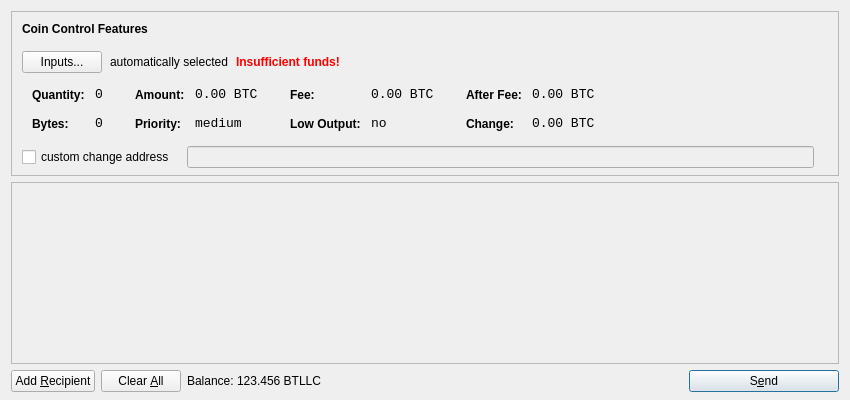
<?xml version="1.0" encoding="UTF-8"?>
<ui version="4.0">
 <class>SendCoinsDialog</class>
 <widget class="QDialog" name="SendCoinsDialog">
  <property name="geometry">
   <rect>
    <x>0</x>
    <y>0</y>
    <width>850</width>
    <height>400</height>
   </rect>
  </property>
  <property name="windowTitle">
   <string>Send Coins</string>
  </property>
  <layout class="QVBoxLayout" name="verticalLayout" stretch="0,1,0">
   <property name="bottomMargin">
    <number>8</number>
   </property>
   <item>
    <widget class="QFrame" name="frameCoinControl">
     <property name="sizePolicy">
      <sizepolicy hsizetype="Expanding" vsizetype="Expanding">
       <horstretch>0</horstretch>
       <verstretch>0</verstretch>
      </sizepolicy>
     </property>
     <property name="maximumSize">
      <size>
       <width>16777215</width>
       <height>16777215</height>
      </size>
     </property>
     <property name="frameShape">
      <enum>QFrame::StyledPanel</enum>
     </property>
     <property name="frameShadow">
      <enum>QFrame::Sunken</enum>
     </property>
     <layout class="QVBoxLayout" name="verticalLayoutCoinControl2">
      <property name="spacing">
       <number>-1</number>
      </property>
      <property name="leftMargin">
       <number>0</number>
      </property>
      <property name="topMargin">
       <number>0</number>
      </property>
      <property name="rightMargin">
       <number>0</number>
      </property>
      <property name="bottomMargin">
       <number>6</number>
      </property>
      <item>
       <layout class="QVBoxLayout" name="verticalLayoutCoinControl" stretch="0,0,0,0,1">
        <property name="spacing">
         <number>0</number>
        </property>
        <property name="leftMargin">
         <number>10</number>
        </property>
        <property name="topMargin">
         <number>10</number>
        </property>
        <item>
         <layout class="QHBoxLayout" name="horizontalLayoutCoinControl1">
          <property name="bottomMargin">
           <number>15</number>
          </property>
          <item>
           <widget class="QLabel" name="labelCoinControlFeatures">
            <property name="sizePolicy">
             <sizepolicy hsizetype="Preferred" vsizetype="Maximum">
              <horstretch>0</horstretch>
              <verstretch>0</verstretch>
             </sizepolicy>
            </property>
            <property name="font">
             <font>
              <weight>75</weight>
              <bold>true</bold>
             </font>
            </property>
            <property name="styleSheet">
             <string notr="true">font-weight:bold;</string>
            </property>
            <property name="text">
             <string>Coin Control Features</string>
            </property>
           </widget>
          </item>
         </layout>
        </item>
        <item>
         <layout class="QHBoxLayout" name="horizontalLayoutCoinControl2" stretch="0,0,0,0">
          <property name="spacing">
           <number>8</number>
          </property>
          <property name="bottomMargin">
           <number>10</number>
          </property>
          <item>
           <widget class="QPushButton" name="pushButtonCoinControl">
            <property name="styleSheet">
             <string notr="true"/>
            </property>
            <property name="text">
             <string>Inputs...</string>
            </property>
           </widget>
          </item>
          <item>
           <widget class="QLabel" name="labelCoinControlAutomaticallySelected">
            <property name="text">
             <string>automatically selected</string>
            </property>
            <property name="margin">
             <number>5</number>
            </property>
           </widget>
          </item>
          <item>
           <widget class="QLabel" name="labelCoinControlInsuffFunds">
            <property name="font">
             <font>
              <weight>75</weight>
              <bold>true</bold>
             </font>
            </property>
            <property name="styleSheet">
             <string notr="true">color:red;font-weight:bold;</string>
            </property>
            <property name="text">
             <string>Insufficient funds!</string>
            </property>
            <property name="margin">
             <number>5</number>
            </property>
           </widget>
          </item>
          <item>
           <spacer name="horizontalSpacerCoinControl">
            <property name="orientation">
             <enum>Qt::Horizontal</enum>
            </property>
            <property name="sizeHint" stdset="0">
             <size>
              <width>40</width>
              <height>1</height>
             </size>
            </property>
           </spacer>
          </item>
         </layout>
        </item>
        <item>
         <widget class="QWidget" name="widgetCoinControl" native="true">
          <property name="sizePolicy">
           <sizepolicy hsizetype="Preferred" vsizetype="Preferred">
            <horstretch>0</horstretch>
            <verstretch>0</verstretch>
           </sizepolicy>
          </property>
          <property name="minimumSize">
           <size>
            <width>0</width>
            <height>0</height>
           </size>
          </property>
          <property name="styleSheet">
           <string notr="true"/>
          </property>
          <layout class="QHBoxLayout" name="horizontalLayoutCoinControl5">
           <property name="margin">
            <number>0</number>
           </property>
           <item>
            <layout class="QHBoxLayout" name="horizontalLayoutCoinControl3" stretch="0,0,0,1">
             <property name="spacing">
              <number>20</number>
             </property>
             <property name="topMargin">
              <number>0</number>
             </property>
             <property name="bottomMargin">
              <number>10</number>
             </property>
             <item>
              <layout class="QFormLayout" name="formLayoutCoinControl1">
               <property name="horizontalSpacing">
                <number>10</number>
               </property>
               <property name="verticalSpacing">
                <number>14</number>
               </property>
               <property name="leftMargin">
                <number>10</number>
               </property>
               <property name="topMargin">
                <number>4</number>
               </property>
               <property name="rightMargin">
                <number>6</number>
               </property>
               <item row="0" column="0">
                <widget class="QLabel" name="labelCoinControlQuantityText">
                 <property name="styleSheet">
                  <string notr="true">font-weight:bold;</string>
                 </property>
                 <property name="text">
                  <string>Quantity:</string>
                 </property>
                 <property name="margin">
                  <number>0</number>
                 </property>
                </widget>
               </item>
               <item row="0" column="1">
                <widget class="QLabel" name="labelCoinControlQuantity">
                 <property name="font">
                  <font>
                   <family>Monospace</family>
                   <pointsize>10</pointsize>
                  </font>
                 </property>
                 <property name="cursor">
                  <cursorShape>IBeamCursor</cursorShape>
                 </property>
                 <property name="contextMenuPolicy">
                  <enum>Qt::ActionsContextMenu</enum>
                 </property>
                 <property name="text">
                  <string notr="true">0</string>
                 </property>
                 <property name="margin">
                  <number>0</number>
                 </property>
                 <property name="textInteractionFlags">
                  <set>Qt::LinksAccessibleByMouse|Qt::TextSelectableByKeyboard|Qt::TextSelectableByMouse</set>
                 </property>
                </widget>
               </item>
               <item row="1" column="0">
                <widget class="QLabel" name="labelCoinControlBytesText">
                 <property name="styleSheet">
                  <string notr="true">font-weight:bold;</string>
                 </property>
                 <property name="text">
                  <string>Bytes:</string>
                 </property>
                </widget>
               </item>
               <item row="1" column="1">
                <widget class="QLabel" name="labelCoinControlBytes">
                 <property name="font">
                  <font>
                   <family>Monospace</family>
                   <pointsize>10</pointsize>
                  </font>
                 </property>
                 <property name="cursor">
                  <cursorShape>IBeamCursor</cursorShape>
                 </property>
                 <property name="contextMenuPolicy">
                  <enum>Qt::ActionsContextMenu</enum>
                 </property>
                 <property name="text">
                  <string notr="true">0</string>
                 </property>
                 <property name="textInteractionFlags">
                  <set>Qt::LinksAccessibleByMouse|Qt::TextSelectableByKeyboard|Qt::TextSelectableByMouse</set>
                 </property>
                </widget>
               </item>
              </layout>
             </item>
             <item>
              <layout class="QFormLayout" name="formLayoutCoinControl2">
               <property name="horizontalSpacing">
                <number>10</number>
               </property>
               <property name="verticalSpacing">
                <number>14</number>
               </property>
               <property name="leftMargin">
                <number>6</number>
               </property>
               <property name="topMargin">
                <number>4</number>
               </property>
               <property name="rightMargin">
                <number>6</number>
               </property>
               <item row="0" column="0">
                <widget class="QLabel" name="labelCoinControlAmountText">
                 <property name="styleSheet">
                  <string notr="true">font-weight:bold;</string>
                 </property>
                 <property name="text">
                  <string>Amount:</string>
                 </property>
                 <property name="margin">
                  <number>0</number>
                 </property>
                </widget>
               </item>
               <item row="0" column="1">
                <widget class="QLabel" name="labelCoinControlAmount">
                 <property name="font">
                  <font>
                   <family>Monospace</family>
                   <pointsize>10</pointsize>
                  </font>
                 </property>
                 <property name="cursor">
                  <cursorShape>IBeamCursor</cursorShape>
                 </property>
                 <property name="contextMenuPolicy">
                  <enum>Qt::ActionsContextMenu</enum>
                 </property>
                 <property name="text">
                  <string notr="true">0.00 BTC</string>
                 </property>
                 <property name="textInteractionFlags">
                  <set>Qt::LinksAccessibleByMouse|Qt::TextSelectableByKeyboard|Qt::TextSelectableByMouse</set>
                 </property>
                </widget>
               </item>
               <item row="1" column="0">
                <widget class="QLabel" name="labelCoinControlPriorityText">
                 <property name="styleSheet">
                  <string notr="true">font-weight:bold;</string>
                 </property>
                 <property name="text">
                  <string>Priority:</string>
                 </property>
                </widget>
               </item>
               <item row="1" column="1">
                <widget class="QLabel" name="labelCoinControlPriority">
                 <property name="font">
                  <font>
                   <family>Monospace</family>
                   <pointsize>10</pointsize>
                  </font>
                 </property>
                 <property name="cursor">
                  <cursorShape>IBeamCursor</cursorShape>
                 </property>
                 <property name="contextMenuPolicy">
                  <enum>Qt::ActionsContextMenu</enum>
                 </property>
                 <property name="text">
                  <string>medium</string>
                 </property>
                 <property name="textInteractionFlags">
                  <set>Qt::LinksAccessibleByMouse|Qt::TextSelectableByKeyboard|Qt::TextSelectableByMouse</set>
                 </property>
                </widget>
               </item>
              </layout>
             </item>
             <item>
              <layout class="QFormLayout" name="formLayoutCoinControl3">
               <property name="horizontalSpacing">
                <number>10</number>
               </property>
               <property name="verticalSpacing">
                <number>14</number>
               </property>
               <property name="leftMargin">
                <number>6</number>
               </property>
               <property name="topMargin">
                <number>4</number>
               </property>
               <property name="rightMargin">
                <number>6</number>
               </property>
               <item row="0" column="0">
                <widget class="QLabel" name="labelCoinControlFeeText">
                 <property name="styleSheet">
                  <string notr="true">font-weight:bold;</string>
                 </property>
                 <property name="text">
                  <string>Fee:</string>
                 </property>
                 <property name="margin">
                  <number>0</number>
                 </property>
                </widget>
               </item>
               <item row="0" column="1">
                <widget class="QLabel" name="labelCoinControlFee">
                 <property name="font">
                  <font>
                   <family>Monospace</family>
                   <pointsize>10</pointsize>
                  </font>
                 </property>
                 <property name="cursor">
                  <cursorShape>IBeamCursor</cursorShape>
                 </property>
                 <property name="contextMenuPolicy">
                  <enum>Qt::ActionsContextMenu</enum>
                 </property>
                 <property name="text">
                  <string notr="true">0.00 BTC</string>
                 </property>
                 <property name="textInteractionFlags">
                  <set>Qt::LinksAccessibleByMouse|Qt::TextSelectableByKeyboard|Qt::TextSelectableByMouse</set>
                 </property>
                </widget>
               </item>
               <item row="1" column="0">
                <widget class="QLabel" name="labelCoinControlLowOutputText">
                 <property name="styleSheet">
                  <string notr="true">font-weight:bold;</string>
                 </property>
                 <property name="text">
                  <string>Low Output:</string>
                 </property>
                </widget>
               </item>
               <item row="1" column="1">
                <widget class="QLabel" name="labelCoinControlLowOutput">
                 <property name="font">
                  <font>
                   <family>Monospace</family>
                   <pointsize>10</pointsize>
                  </font>
                 </property>
                 <property name="cursor">
                  <cursorShape>IBeamCursor</cursorShape>
                 </property>
                 <property name="contextMenuPolicy">
                  <enum>Qt::ActionsContextMenu</enum>
                 </property>
                 <property name="text">
                  <string>no</string>
                 </property>
                 <property name="textInteractionFlags">
                  <set>Qt::LinksAccessibleByMouse|Qt::TextSelectableByKeyboard|Qt::TextSelectableByMouse</set>
                 </property>
                </widget>
               </item>
              </layout>
             </item>
             <item>
              <layout class="QFormLayout" name="formLayoutCoinControl4">
               <property name="horizontalSpacing">
                <number>10</number>
               </property>
               <property name="verticalSpacing">
                <number>14</number>
               </property>
               <property name="leftMargin">
                <number>6</number>
               </property>
               <property name="topMargin">
                <number>4</number>
               </property>
               <property name="rightMargin">
                <number>6</number>
               </property>
               <item row="0" column="0">
                <widget class="QLabel" name="labelCoinControlAfterFeeText">
                 <property name="styleSheet">
                  <string notr="true">font-weight:bold;</string>
                 </property>
                 <property name="text">
                  <string>After Fee:</string>
                 </property>
                 <property name="margin">
                  <number>0</number>
                 </property>
                </widget>
               </item>
               <item row="0" column="1">
                <widget class="QLabel" name="labelCoinControlAfterFee">
                 <property name="font">
                  <font>
                   <family>Monospace</family>
                   <pointsize>10</pointsize>
                  </font>
                 </property>
                 <property name="cursor">
                  <cursorShape>IBeamCursor</cursorShape>
                 </property>
                 <property name="contextMenuPolicy">
                  <enum>Qt::ActionsContextMenu</enum>
                 </property>
                 <property name="text">
                  <string notr="true">0.00 BTC</string>
                 </property>
                 <property name="textInteractionFlags">
                  <set>Qt::LinksAccessibleByMouse|Qt::TextSelectableByKeyboard|Qt::TextSelectableByMouse</set>
                 </property>
                </widget>
               </item>
               <item row="1" column="0">
                <widget class="QLabel" name="labelCoinControlChangeText">
                 <property name="styleSheet">
                  <string notr="true">font-weight:bold;</string>
                 </property>
                 <property name="text">
                  <string>Change:</string>
                 </property>
                </widget>
               </item>
               <item row="1" column="1">
                <widget class="QLabel" name="labelCoinControlChange">
                 <property name="font">
                  <font>
                   <family>Monospace</family>
                   <pointsize>10</pointsize>
                  </font>
                 </property>
                 <property name="cursor">
                  <cursorShape>IBeamCursor</cursorShape>
                 </property>
                 <property name="contextMenuPolicy">
                  <enum>Qt::ActionsContextMenu</enum>
                 </property>
                 <property name="text">
                  <string notr="true">0.00 BTC</string>
                 </property>
                 <property name="textInteractionFlags">
                  <set>Qt::LinksAccessibleByMouse|Qt::TextSelectableByKeyboard|Qt::TextSelectableByMouse</set>
                 </property>
                </widget>
               </item>
              </layout>
             </item>
            </layout>
           </item>
          </layout>
         </widget>
        </item>
        <item>
         <layout class="QHBoxLayout" name="horizontalLayoutCoinControl4" stretch="0,0,0">
          <property name="spacing">
           <number>12</number>
          </property>
          <property name="sizeConstraint">
           <enum>QLayout::SetDefaultConstraint</enum>
          </property>
          <property name="topMargin">
           <number>5</number>
          </property>
          <property name="rightMargin">
           <number>5</number>
          </property>
          <item>
           <widget class="QCheckBox" name="checkBoxCoinControlChange">
            <property name="text">
             <string>custom change address</string>
            </property>
           </widget>
          </item>
          <item>
           <widget class="QLineEdit" name="lineEditCoinControlChange">
            <property name="enabled">
             <bool>false</bool>
            </property>
            <property name="sizePolicy">
             <sizepolicy hsizetype="Expanding" vsizetype="Fixed">
              <horstretch>0</horstretch>
              <verstretch>0</verstretch>
             </sizepolicy>
            </property>
           </widget>
          </item>
          <item>
           <widget class="QLabel" name="labelCoinControlChangeLabel">
            <property name="sizePolicy">
             <sizepolicy hsizetype="Preferred" vsizetype="Expanding">
              <horstretch>0</horstretch>
              <verstretch>0</verstretch>
             </sizepolicy>
            </property>
            <property name="minimumSize">
             <size>
              <width>0</width>
              <height>0</height>
             </size>
            </property>
            <property name="text">
             <string/>
            </property>
            <property name="margin">
             <number>3</number>
            </property>
           </widget>
          </item>
         </layout>
        </item>
        <item>
         <spacer name="verticalSpacerCoinControl">
          <property name="orientation">
           <enum>Qt::Vertical</enum>
          </property>
          <property name="sizeHint" stdset="0">
           <size>
            <width>800</width>
            <height>1</height>
           </size>
          </property>
         </spacer>
        </item>
       </layout>
      </item>
     </layout>
    </widget>
   </item>
   <item>
    <widget class="QScrollArea" name="scrollArea">
     <property name="widgetResizable">
      <bool>true</bool>
     </property>
     <widget class="QWidget" name="scrollAreaWidgetContents">
      <property name="geometry">
       <rect>
        <x>0</x>
        <y>0</y>
        <width>830</width>
        <height>165</height>
       </rect>
      </property>
      <layout class="QVBoxLayout" name="verticalLayout_2">
       <property name="margin">
        <number>0</number>
       </property>
       <item>
        <layout class="QVBoxLayout" name="entries">
         <property name="spacing">
          <number>6</number>
         </property>
        </layout>
       </item>
       <item>
        <spacer name="verticalSpacer">
         <property name="orientation">
          <enum>Qt::Vertical</enum>
         </property>
         <property name="sizeHint" stdset="0">
          <size>
           <width>20</width>
           <height>40</height>
          </size>
         </property>
        </spacer>
       </item>
      </layout>
     </widget>
    </widget>
   </item>
   <item>
    <layout class="QHBoxLayout" name="horizontalLayout">
     <item>
      <widget class="QPushButton" name="addButton">
       <property name="toolTip">
        <string>Send to multiple recipients at once</string>
       </property>
       <property name="text">
        <string>Add &amp;Recipient</string>
       </property>
       <property name="icon">
        <iconset resource="../bitcoin.qrc">
         <normaloff>:/icons/add</normaloff>:/icons/add</iconset>
       </property>
       <property name="autoDefault">
        <bool>false</bool>
       </property>
      </widget>
     </item>
     <item>
      <widget class="QPushButton" name="clearButton">
       <property name="sizePolicy">
        <sizepolicy hsizetype="Minimum" vsizetype="Fixed">
         <horstretch>0</horstretch>
         <verstretch>0</verstretch>
        </sizepolicy>
       </property>
       <property name="toolTip">
        <string>Remove all transaction fields</string>
       </property>
       <property name="text">
        <string>Clear &amp;All</string>
       </property>
       <property name="icon">
        <iconset resource="../bitcoin.qrc">
         <normaloff>:/icons/remove</normaloff>:/icons/remove</iconset>
       </property>
       <property name="autoRepeatDelay">
        <number>300</number>
       </property>
       <property name="autoDefault">
        <bool>false</bool>
       </property>
      </widget>
     </item>
     <item>
      <layout class="QHBoxLayout" name="horizontalLayout_2">
       <property name="spacing">
        <number>3</number>
       </property>
       <item>
        <widget class="QLabel" name="label">
         <property name="text">
          <string>Balance:</string>
         </property>
        </widget>
       </item>
       <item>
        <widget class="QLabel" name="labelBalance">
         <property name="cursor">
          <cursorShape>IBeamCursor</cursorShape>
         </property>
         <property name="text">
          <string>123.456 BTLLC</string>
         </property>
         <property name="textInteractionFlags">
          <set>Qt::LinksAccessibleByMouse|Qt::TextSelectableByKeyboard|Qt::TextSelectableByMouse</set>
         </property>
        </widget>
       </item>
      </layout>
     </item>
     <item>
      <spacer name="horizontalSpacer">
       <property name="orientation">
        <enum>Qt::Horizontal</enum>
       </property>
       <property name="sizeHint" stdset="0">
        <size>
         <width>40</width>
         <height>20</height>
        </size>
       </property>
      </spacer>
     </item>
     <item>
      <widget class="QPushButton" name="sendButton">
       <property name="minimumSize">
        <size>
         <width>150</width>
         <height>0</height>
        </size>
       </property>
       <property name="toolTip">
        <string>Confirm the send action</string>
       </property>
       <property name="text">
        <string>S&amp;end</string>
       </property>
       <property name="icon">
        <iconset resource="../bitcoin.qrc">
         <normaloff>:/icons/send</normaloff>:/icons/send</iconset>
       </property>
       <property name="default">
        <bool>true</bool>
       </property>
      </widget>
     </item>
    </layout>
   </item>
  </layout>
 </widget>
 <resources>
  <include location="../bitcoin.qrc"/>
 </resources>
 <connections/>
</ui>
